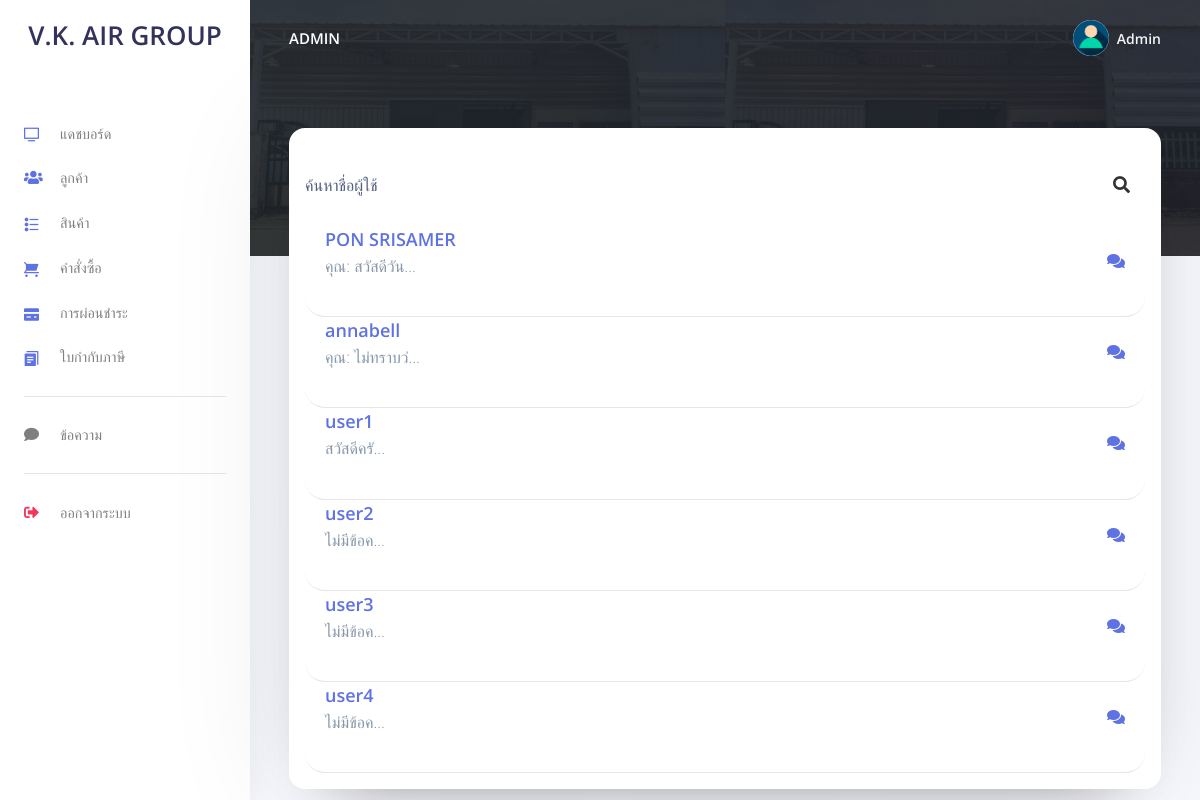
/admin/message.php (signed in), run on the app's committed database.
### tables this page shows
CREATE TABLE `users` (
  `user_id` int(11) NOT NULL,
  `unique_id` int(255) NOT NULL,
  `name` varchar(255) NOT NULL,
  `email` varchar(255) NOT NULL,
  `password` varchar(255) NOT NULL,
  `number` varchar(255) NOT NULL,
  `urole` varchar(255) NOT NULL
);

CREATE TABLE `messages` (
  `msg_id` int(11) NOT NULL,
  `incoming_msg_id` int(255) NOT NULL,
  `outgoing_msg_id` int(255) NOT NULL,
  `msg` varchar(1000) NOT NULL
);

### admin/data.php (the view, shortened to what this page needs)
<?php
    while($row = mysqli_fetch_assoc($query)){
        $outgoing_id = "1458668101";
        $sql2 = "SELECT * FROM messages WHERE (incoming_msg_id = {$row['unique_id']}
                OR outgoing_msg_id = {$row['unique_id']}) AND (outgoing_msg_id = {$outgoing_id}
                OR incoming_msg_id = {$outgoing_id}) ORDER BY msg_id DESC LIMIT 1";
        $query2 = mysqli_query($mysqli, $sql2);
        $row2 = mysqli_fetch_assoc($query2);
        (mysqli_num_rows($query2) > 0) ? $result = $row2['msg'] : $result ="ไม่มีข้อความ";
        (strlen($result) > 28) ? $msg =  mb_strcut($result, 0, 28) . '...' : $msg = $result;
        if(isset($row2['outgoing_msg_id'])){
            ($outgoing_id == $row2['outgoing_msg_id']) ? $you = "คุณ: " : $you = "";
        }else{
            $you = "";
        }
        $output .= '<a href="chat.php?user_id='. $row['unique_id'] .'">
                    <div class="content">
                    <div class="details">
                        <span>'. $row['name'].'</span>
                        <p class="text-muted">'. $you . $msg .'</p>
                    </div>
                    </div>
                    <div style="margin-right:20px;"><i class="fa fa-comments"></i></div>
                </a>';
    }
?>

### admin/partials/_sidebar.php (shortened to what this page needs)
<?php
$admin_id = $_SESSION['admin_login'];
$ret = "SELECT * FROM  users  WHERE user_id = '$admin_id'";
$stmt = $mysqli->prepare($ret);
$stmt->execute();
$res = $stmt->get_result();
while ($admin = $res->fetch_object()) {
?>
  <nav class="navbar navbar-vertical fixed-left navbar-expand-md navbar-light bg-white" id="sidenav-main">
    <div class="container-fluid">
      <a class="navbar-brand pt-0" href="dashboard.php">
        <h1>V.K. AIR GROUP</h1>
      </a>
      <div class="collapse navbar-collapse" id="sidenav-collapse-main">
        <ul class="navbar-nav">
          <li class="nav-item">
            <a class="nav-link" href="dashboard.php">
              <i class="ni ni-tv-2 text-primary"></i> แดชบอร์ด
            </a>
          </li>
          <li class="nav-item">
            <a class="nav-link" href="customes.php">
              <i class="fas fa-users text-primary"></i> ลูกค้า
            </a>
          </li>
          <li class="nav-item">
            <a class="nav-link" href="products.php">
              <i class="ni ni-bullet-list-67 text-primary"></i> สินค้า
            </a>
          </li>
          <li class="nav-item">
            <a class="nav-link" href="orders.php">
              <i class="ni ni-cart text-primary"></i> คำสั่งซื้อ
            </a>
          </li>
          <li class="nav-item">
            <a class="nav-link" href="installment.php">
              <i class="ni ni-credit-card text-primary"></i> การผ่อนชำระ
            </a>
          </li>
          <li class="nav-item">
            <a class="nav-link" href="taxinvoice.php">
              <i class="ni ni-single-copy-04 text-primary"></i> ใบกำกับภาษี
            </a>
          </li>
        </ul>
        <hr class="my-3">
        <ul class="navbar-nav">
          <li class="nav-item">
            <a class="nav-link" href="message.php">
              <i class="fa fa-comment"></i> ข้อความ
            </a>
          </li>
        </ul>
        <hr class="my-3">
        <ul class="navbar-nav mb-md-3">
          <li class="nav-item">
            <a class="nav-link" href="logout.php">
              <i class="fas fa-sign-out-alt text-danger"></i> ออกจากระบบ
            </a>
          </li>
        </ul>
      </div>
    </div>
  </nav>
<?php } ?>

### admin/partials/_topnav.php (shortened to what this page needs)
<?php
$admin_id = $_SESSION['admin_login'];
$ret = "SELECT * FROM  users  WHERE user_id = '$admin_id'";
$stmt = $mysqli->prepare($ret);
$stmt->execute();
$res = $stmt->get_result();
while ($admin = $res->fetch_object()) {
?>
    <nav class="navbar navbar-top navbar-expand-md navbar-dark" id="navbar-main">
        <div class="container-fluid">
            <a class="h4 mb-0 text-white text-uppercase d-none d-lg-inline-block" href="dashboard.php"><?php echo $admin->name; ?></a>
            <ul class="navbar-nav align-items-center d-none d-md-flex">
                <li class="nav-item dropdown">
                    <a class="nav-link pr-0" href="#" role="button" data-toggle="dropdown" aria-haspopup="true" aria-expanded="false">
                        <div class="media align-items-center">
                            <span class="avatar avatar-sm rounded-circle">
                                <img alt="Image placeholder" src="assets/img/theme/user-a-min.png">
                            </span>
                            <div class="media-body ml-2 d-none d-lg-block">
                                <span class="mb-0 text-sm  font-weight-bold"><?php echo $admin->name; ?></span>
                            </div>
                        </div>
                    </a>
                </li>
            </ul>
        </div>
    </nav>
<?php } ?>

### data on the page
users: name "ADMIN", name "Admin"
users: name "PON SRISAMER", messages.outgoing_msg_id "คุณ:", messages.msg "สวัสดีวัน..."
users: name "annabell", messages.outgoing_msg_id "คุณ:", messages.msg "ไม่ทราบว่..."
users: name "user1", messages.msg "สวัสดีครั..."
users: name "user2", msg "ไม่มีข้อค..."
users: name "user3", msg "ไม่มีข้อค..."
users: name "user4", msg "ไม่มีข้อค..."
